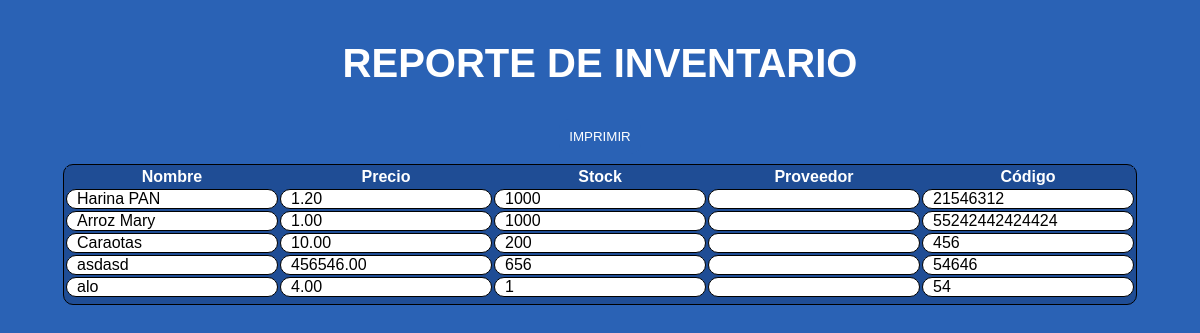
Before: /Inventario/reporte/ with the older database file.
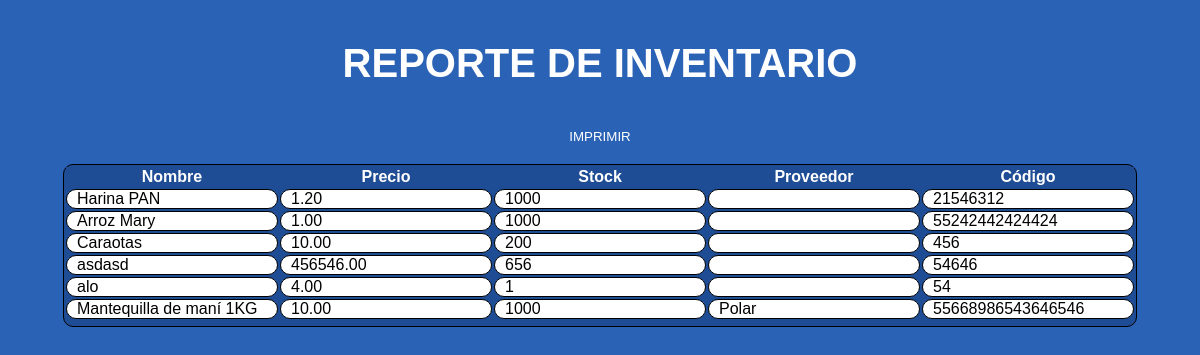
After: the same page with the newer database file.
### Inventario/models.py (models this page shows)
class Productos(models.Model):
    nombre = models.CharField(max_length=100)
    codigo = models.IntegerField(unique=True, validators=[validate_unique_name])
    precio = models.DecimalField(max_digits=10, decimal_places=2)
    stock = models.IntegerField()
    proveedor = models.CharField(max_length=100)

### Inventario/views.py (the view)
# urls.py: path('reporte/', views.generar_reporte, name="generar_reporte"),
def generar_reporte(request):
    productos = Productos.objects.all()
    return render(request, 'Inventario/reporte.html', {'productos': productos})

### Inventario/templates/Inventario/reporte.html (shortened to what this page needs)
{% load static %}
<!DOCTYPE html>
<html lang="es">
<head>
    <link rel="stylesheet" type="text/css" href="{% static 'css/reporte.css' %}">
</head>
<body>
    <div class="container">
        <h2>REPORTE DE INVENTARIO</h2>
        <button onclick="window.print()">IMPRIMIR</button>
    <table>
        <tr>
            <th>Nombre</th>
            <th>Precio</th>
            <th>Stock</th>
            <th>Proveedor</th>
            <th>Código</th>
        </tr>
        {% for producto in productos %}
        <tr>
            <td>{{ producto.nombre }}</td>
            <td>{{ producto.precio }}</td>
            <td>{{ producto.stock }}</td>
            <td>{{ producto.proveedor }}</td>
            <td>{{ producto.codigo }}</td>
        </tr>
        {% endfor %}
    </table>
    </div>
</body>
</html>

### Inventario/static/css/reporte.css (style rules this page uses)
body { background-color: #2a62b5; display: flex; flex-direction: column; justify-content: center; align-items: center; }
.container { display: flex; flex-direction: column; justify-content: center; align-items: center; }
h2 { font-family: 'Lucida Sans', 'Lucida Sans Regular', 'Lucida Grande', 'Lucida Sans Unicode', Geneva, Verdana, sans-serif; font-size: 40px; align-items: center; justify-content: center; color: #fff; }
button { font-family: 'Lucida Sans', 'Lucida Sans Regular', 'Lucida Grande', 'Lucida Sans Unicode', Geneva, Verdana, sans-serif; background-color: #2a62b5; color: #fff; cursor: pointer; border: 0px; border-radius: 10px; margin: 0px 0px 10px 0px; padding: 10px 10px 10px 10px; }
table { border: 1px solid; background-color: #1f4d95; border-radius: 10px; width: auto; padding: 0px 0px 5px 0px; }
table tr th { border-color: #1f4d95; background-color: #1f4d95; color: #fff; font-family: 'Lucida Sans', 'Lucida Sans Regular', 'Lucida Grande', 'Lucida Sans Unicode', Geneva, Verdana, sans-serif; width: auto; }
table tr td { border: 1px solid; border-radius: 10px; background: #fff; font-family: 'Lucida Sans', 'Lucida Sans Regular', 'Lucida Grande', 'Lucida Sans Unicode', Geneva, Verdana, sans-serif; padding: 0px 0px 0px 10px; width: 200px; }

Changed rows visible on the page:
added Productos: nombre "Mantequilla de maní 1KG", precio "10.00", stock "1000", proveedor "Polar", codigo "55668986543646546"
